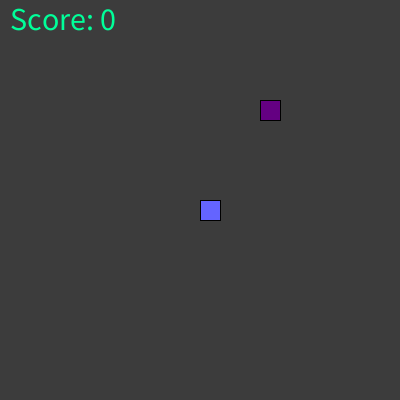
Frame 1 (no input)
Frame 60 (the mouse pressed at the canvas centre just before this capture): identical to frame 1, image omitted
Frame 120 (the mouse held since frame 60 and released just before this capture): identical to frame 1, image omitted

The Processing sketch that drew this single still picture (run headless with seeded random() and noise(); from frame 60 on, the mouse is pressed at the canvas centre):

// Processing sketch: snakeGame
// ── snakeGame.pde
Snake s; 
Food f; 
int grid = 20;      //determines size of the grid the snake should move on 
boolean check = true; 
int count = 0; 
int frame = 6; 

int total = 0;
ArrayList<PVector> tail = new ArrayList<PVector>();    //list of for the tail (by Danuel Shiffman) 

void setup() {

  size(400,400); 
  s = new Snake();
  f = new Food(); 
   f.location();    //sets the first location of teh food object 
}


void draw() {
    frameRate(frame);   //reduces the frame rate since I am moving the snake by the grid value(20) every time through draw 

background(60); 

if(check) {
   s.display();   //draws snake 
   s.move();      //moves snake
   s.intersection(); 
   f.display();   //displays food object 
   
   if(f.xcord() == s.xcord() && f.ycord() == s.ycord()) {        //if the co ordinates of the food object match up with the co ordinates
   f.location();                                                 // of the snake then create a new location for the food onject 
   total++;               //increase length by one if the snake eats a piece of food 
   frame += 1; 
   }

fill(0, 255, 153);
textSize(32);
text("Score: "+total, 10, 30); 

}

else if(check==false) {
  count++; 
          fill(0, 255, 153);
textSize(50);
text("Game Over!", 70, 200);

if(count==5) exit(); 
println(count); 
}

}


void keyPressed(){         //this function controls what direction the snake moves in, using the arrow keys 
                           // this function was based on a a version of snake written by Katherine Quinlivan(link to her code in the accompannied document)  
                           //but instead of using a string I used a function that takes in arguments that sets the direction. 
  if(key==CODED) {

  if(keyCode==RIGHT) {
     s.setDirection(grid,0); 
  }
  
  else if(keyCode==LEFT) {
  s.setDirection(-grid,0); 
  }
  
    else if(keyCode==UP) {
  s.setDirection(0,-grid); 
  }
  
    else if(keyCode==DOWN) {
  s.setDirection(0,grid); 
  }
  
  }

}
// ── food.pde
class Food {

  int x;
  int y; 
  
void location() {
 
 int  temp1 = (int)(random(1,grid));    // creates a random location for the food object when the function when called 
  int  temp2 = (int)(random(1,grid));   // (int) gets rid of the decimal places since random returns a float 
 x = temp1*grid;                      // I am multiplying the the random number by the grid size so the food object stays on the grid 
 y = temp2*grid;                      // therefore the random number cannot be a number with a decimal place 
 //println(temp); 

}
 
void display() {            //this function draws the food object 
fill(100,0,130); 
rect(x,y,20,20); 
}

int xcord() {           // this function returns the x co ordinate of the food
return x; 
}

int ycord() {
return y; 
}




}
// ── snake.pde
class Snake {
  int x = 200;
  int y = 200;
  int xspeed = 0;
  int yspeed = 0; 
 

void display() {
  fill(100,100,255); 
  
  if(total>0) {
    
   for (PVector v : tail) {          //enhanced for loop, for every tail in the array it creates a vector and draws it as a recttangle on the grid  
      rect(v.x, v.y, grid, grid);  // vector stores both a y and x position/value  (By Daniel Shiffman).
      
    }
    
  }
  
  rect(x,y,20,20);      //snake head 

}

void setDirection(int x1, int y1) {     // this function takes in parameters that sets the speed 
  xspeed= x1;                           // I use this function along with the keyPressed function 
  yspeed = y1;                          // so that it can set the direction using negative or positive values     
}

void move() {
  
  if (total > 0) {    
    
    if (total == tail.size() && !tail.isEmpty()) {        //if there is something in the tail array 
      tail.remove(0);                                 //removes the last part of the snake, this creates the slithering effect 
    }
    tail.add(new PVector(x, y));               //this adds a new vector into the array    (By Daniel Shiffman). 
  }
  
  x += xspeed; 
  y += yspeed;


 
 if(x==0) x=width-20; 
  if(x==width) x=0;
 if(y==0) y=height-20;
 if(y==height) y=0; 

}
 
      int xcord() {               //function that returns the x location 
    return x; 
    }
    
    int ycord() {
    return y; 
    }
    
    void intersection() {
    
    for(int  i = 0; i<total; i++) {
    PVector tailPosition = tail.get(i); 
    
    if(xcord()==tailPosition.x && ycord()==tailPosition.y) {
                   check = false; 
          tail.clear(); 
          total=0; 
          

      
    }
    }
    
    }

}
